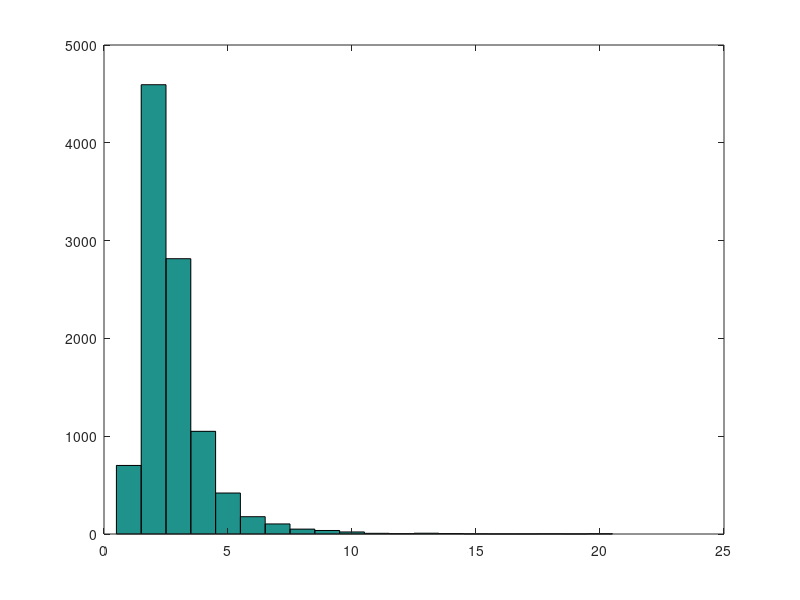

This figure's MATLAB source:
range = 10;
num = 10000;

alpha = 2;
beta = 20/range/range;
shape = 2;

invscale = alpha*ones(1,num)/beta;
precision = randg(shape*ones(1,num))./invscale;
hist(sqrt(1./precision),1:(2*range));
